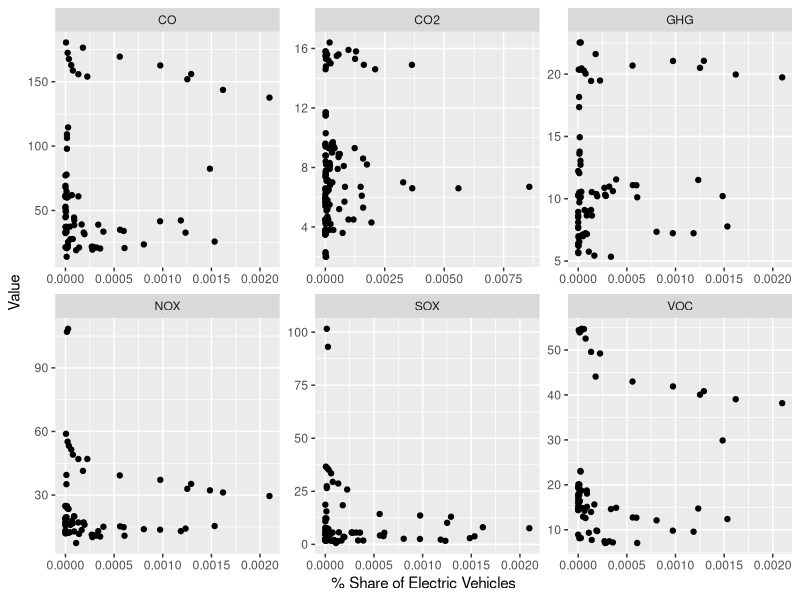
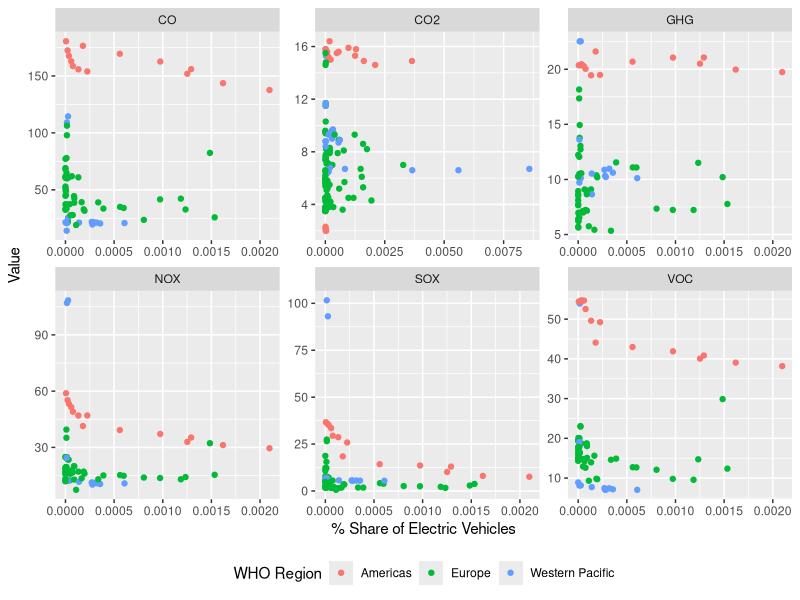
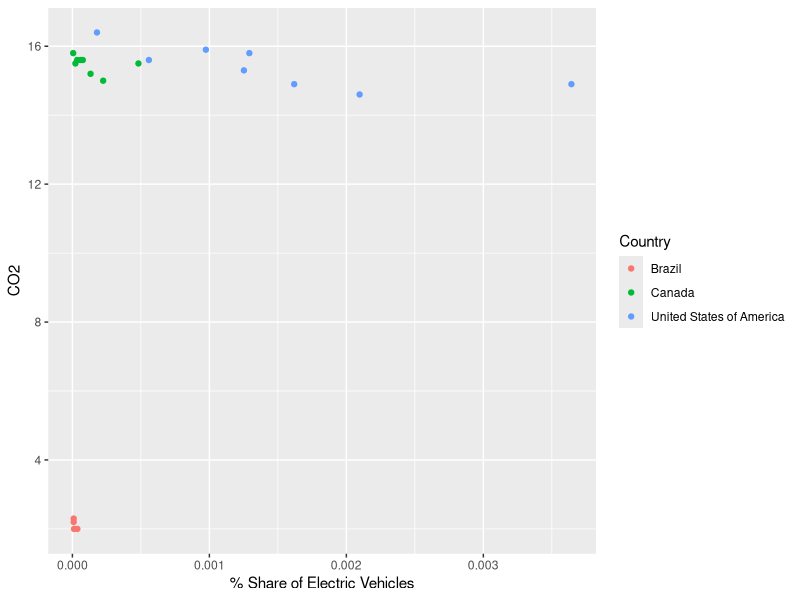
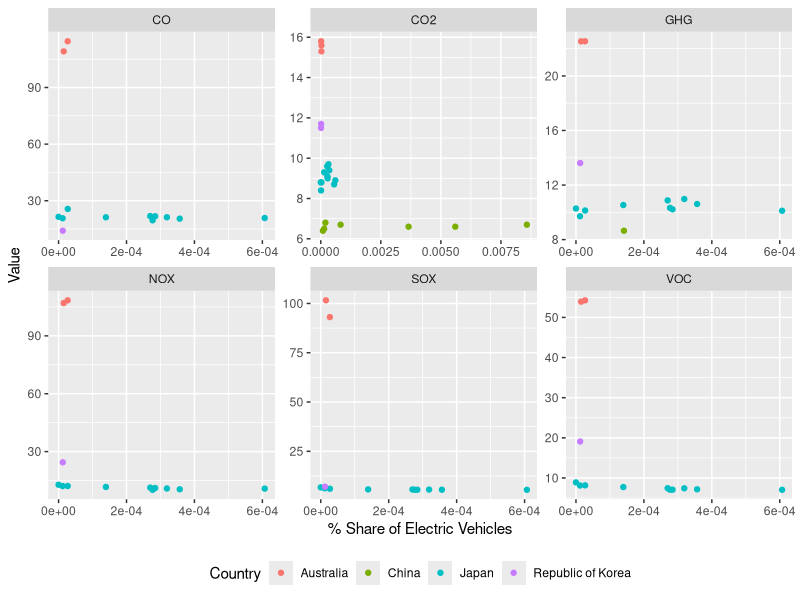
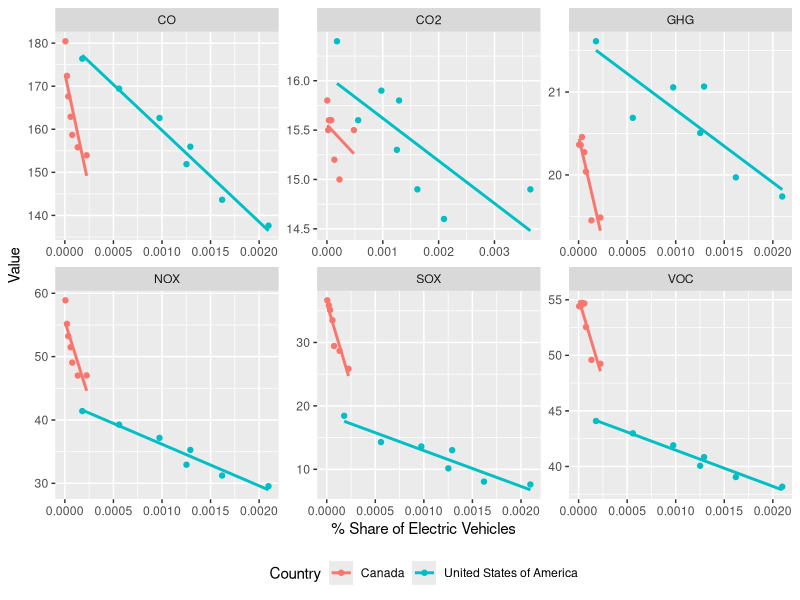
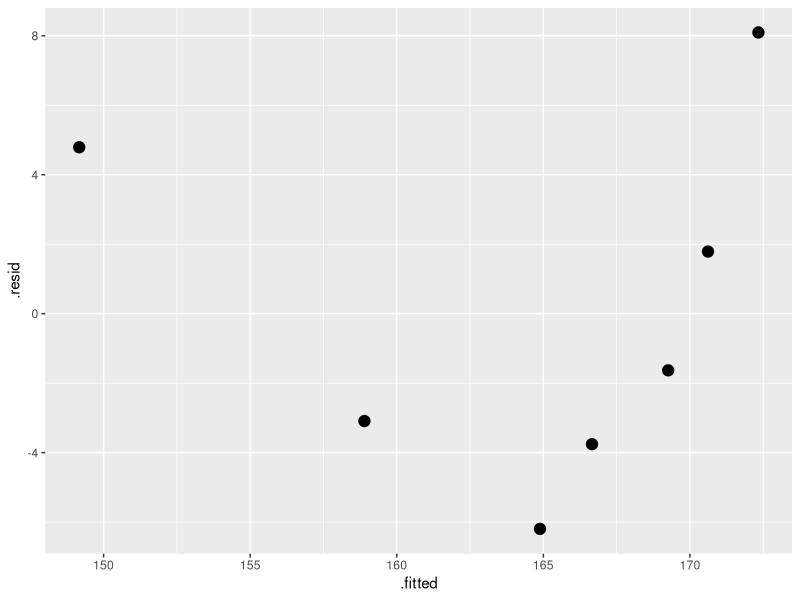
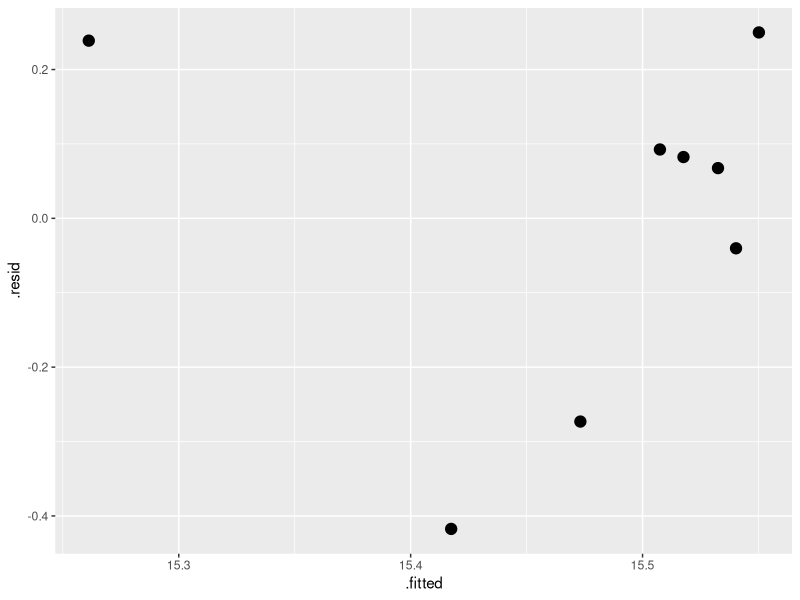
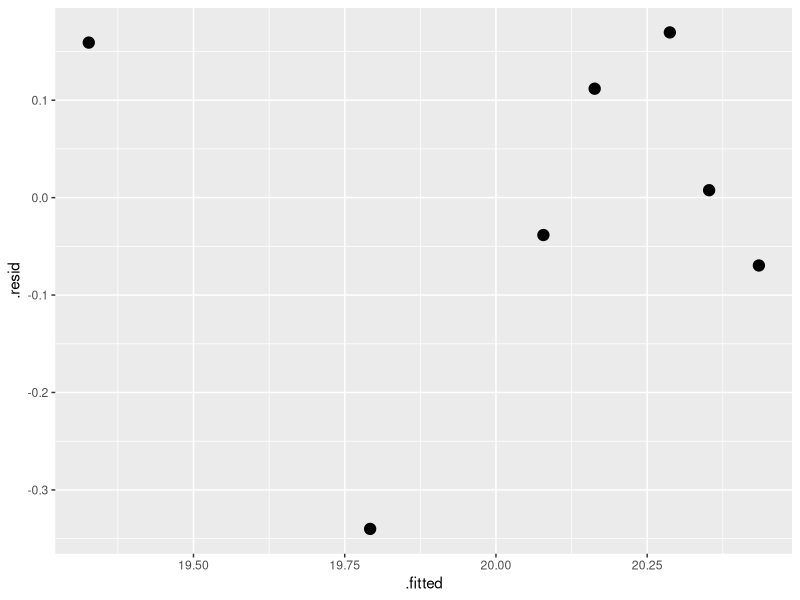

The R script that drew these images, in order:
## ---- chunk 1
knitr::opts_chunk$set(echo=F, warning = F, message = F)

library(knitr)
library(kableExtra)
library(tidyverse)
library(readxl)
library(ggrepel)

# Load the (cleaned) data and compute the % share of electric vehicles.
ALLdata_raw <- read_excel("DataPrep/ALLdata.xlsx")
ALLdata_raw %>% 
  mutate("%Electric"=100*Electric/sum(ifelse(is.na(Petrol),0,Petrol),
                                      ifelse(is.na(Diesel),0,Diesel),
                                      ifelse(is.na(Hybrid),0,Hybrid),
                                      ifelse(is.na(Electric),0,Electric),
                                      ifelse(is.na(`LPG+NaturalGas`),0,`LPG+NaturalGas`),
                                      ifelse(is.na(Other),0,Other)),
         "%Hybrid"=100*Hybrid/sum(ifelse(is.na(Petrol),0,Petrol),
                                  ifelse(is.na(Diesel),0,Diesel),
                                  ifelse(is.na(Hybrid),0,Hybrid),
                                  ifelse(is.na(Electric),0,Electric),
                                  ifelse(is.na(`LPG+NaturalGas`),0,`LPG+NaturalGas`),
                                  ifelse(is.na(Other),0,Other))) %>% 
  select(Country:Other,`%Electric`,`%Hybrid`,VehicleType:Value) ->
  ALLdata

# Dataframe of electric vehicles and pollution
ALLdata %>%
  select(-c(Sex:`Total_death rate (per 100 000 population)`)) %>%
  unique() %>% 
  filter(!is.na(Pollutant)) %>% 
  filter(!is.na(Value)) ->
  electricPoll

# Dataframe of electric vehicles and pollution for each region (both WHO and new)
electricPoll %>% 
  select(-Measure) %>% 
  pivot_wider(names_from = Pollutant,values_from = Value) -> electricPoll_wider

electricPoll_wider %>% filter(`Region`=="North America") -> electricPoll_NA
electricPoll_NA %>% filter(Country=="Canada") -> electricPoll_NA_CAN
electricPoll_NA %>% filter(Country=="United States of America") -> electricPoll_NA_US

electricPoll_wider %>% filter(`Region`=="East Asia") -> electricPoll_EA
electricPoll_EA %>% filter(Country=="China") -> electricPoll_EA_CHN
electricPoll_EA %>% filter(Country=="Japan") -> electricPoll_EA_JP

electricPoll_wider %>% filter(`Region`=="Northern Europe") -> electricPoll_NE
electricPoll_wider %>% filter(`Region`=="Western Europe") -> electricPoll_WE
remove(electricPoll_wider)

# Dataframe of electric vehicles and health
ALLdata %>%
  select(Country:`Total_death rate (per 100 000 population)`) %>%
  unique() %>% 
  filter(!is.na(Sex)) %>% 
  pivot_longer("Ischaemic heart disease_DALYs  (per 100 000 population)":"Total_death rate (per 100 000 population)",
               names_to="Disease_Measure", values_to="Value") %>% 
  separate(Disease_Measure,into=c("Disease","Measure"),sep="_") ->
  electricHlth

## ---- chunk 2
# Scatter plots of % share of electric vehicles against value of pollutant
ggplot(electricPoll,aes(x=`%Electric`,y=Value)) +
  geom_point() +
  facet_wrap(~Pollutant, scales="free") +
  labs(x="% Share of Electric Vehicles")

## ---- chunk 3
# Table of the countries classified by WHO region
kable(rbind(
  c("WHO Region", "Countries"),
  c("Americas", "Brazil, Canada, United States"),
  c("Western Pacific", "Australia, China, Japan, South Korea"),
  c("Europe", "27 European countries")),
  format="latex",
  caption = "Countries classified by WHO region") %>%
  kable_styling(latex_options = c("HOLD_position")) %>% 
  row_spec(0, bold = T, background = "#dceaf2")

## ---- chunk 4
# Scatter plots of % electric vehicles against value of pollutant with WHO regions labelled
ggplot(electricPoll,aes(x=`%Electric`,y=Value,colour=`WHO Region`)) +
  geom_point() +
  facet_wrap(~Pollutant, scales="free") +
  labs(x="% Share of Electric Vehicles") +
  scale_fill_continuous(guide = guide_legend()) +
  theme(legend.position="bottom")

## ---- chunk 5
# Dataframe for electric vehicles and pollution for the Americas WHO region
electricPoll %>% 
  select(-Measure) %>% 
  pivot_wider(names_from = Pollutant,values_from = Value) %>%
  filter(`WHO Region`=="Americas") ->
  electricPoll_A

# Scatter plot showing Brazil as an outlier in the Americas WHO region
ggplot(electricPoll_A,aes(x=`%Electric`,y=CO2,colour=Country)) +
  geom_point() +
  labs(x="% Share of Electric Vehicles")

## ---- chunk 6
# Dataframe for electric vehicles and pollution for the Western Pacific WHO region
electricPoll %>% filter(`WHO Region`=="Western Pacific") -> electricPoll_WP

# Scatter plot of the Western Pacific to check what country the outliers are from
ggplot(electricPoll_WP,aes(x=`%Electric`,y=Value,colour=`Country`)) +
  geom_point() +
  facet_wrap(~Pollutant, scales="free") +
  labs(x="% Share of Electric Vehicles") +
  scale_fill_continuous(guide = guide_legend()) +
  theme(legend.position="bottom")

## ---- chunk 7
# Table of the countries using the new classification
kable(rbind(
  c("Region", "Countries"),
  c("North America", "Canada, United States"),
  c("East Asia", "China, Japan"),
  c("Northern Europe", "Denmark, Estonia, Finland, Ireland, Latvia, Lithuania, Norway, Sweden, United Kingdom"),
  c("Southern Europe", "Croatia, Greece, Italy, Portugal, Slovenia, Spain"),
  c("Eastern Europe", "Czechia, Hungary, Poland, Romania, Slovakia"),
  c("Western Europe", "Austria, Belgium, Germany, Luxembourg, Netherlands, Switzerland")),
  format="latex",
  caption = "Reclassification of the countries") %>%
  kable_styling(latex_options = c("HOLD_position", "scale_down")) %>% 
  row_spec(0, bold = T, background = "#dceaf2")

## ---- chunk 8
# Dataframes for the new regions by category (North America, East Asia, Europe)
electricPoll %>%
  filter(Country=="Canada" | Country=="United States of America") -> electricPoll_America
electricPoll %>% 
  filter(Country=="China" | Country=="Japan") -> electricPoll_Asia
electricPoll %>% 
  filter(`WHO Region`=="Europe") -> electricPoll_Europe
electricPoll %>% 
  filter(`Region`=="Northern Europe") -> electricPoll_EuropeN
electricPoll %>% 
  filter(`Region`=="Western Europe") -> electricPoll_EuropeW

## ---- chunk 9
# Scatter plot for North America
ggplot(electricPoll_America,aes(x=`%Electric`,y=Value,colour=Country)) +
  geom_point() +
  geom_smooth(method="lm",se=F) +
  facet_wrap(~Pollutant, scales="free") +
  labs(x="% Share of Electric Vehicles") +
  scale_fill_continuous(guide = guide_legend()) +
  theme(legend.position="bottom")

## ---- chunk 10
# Linear regression models for Canada by pollutant
NA_CAN_CO_1 <- lm(CO~`%Electric`,electricPoll_NA_CAN)
NA_CAN_CO2_1 <- lm(CO2~`%Electric`,electricPoll_NA_CAN)
NA_CAN_GHG_1 <- lm(GHG~`%Electric`,electricPoll_NA_CAN)
NA_CAN_SOX_1 <- lm(SOX~`%Electric`,electricPoll_NA_CAN)
NA_CAN_NOX_1 <- lm(NOX~`%Electric`,electricPoll_NA_CAN)
NA_CAN_VOC_1 <- lm(VOC~`%Electric`,electricPoll_NA_CAN)

# Linear regression models for United States by pollutant
NA_US_CO_1 <- lm(CO~`%Electric`,electricPoll_NA_US)
NA_US_CO2_1 <- lm(CO2~`%Electric`,electricPoll_NA_US)
NA_US_GHG_1 <- lm(GHG~`%Electric`,electricPoll_NA_US)
NA_US_SOX_1 <- lm(SOX~`%Electric`,electricPoll_NA_US)
NA_US_NOX_1 <- lm(NOX~`%Electric`,electricPoll_NA_US)
NA_US_VOC_1 <- lm(VOC~`%Electric`,electricPoll_NA_US)

# All linear models for Canada and United States
NAlinearMods <- list(NA_CAN_CO_1,NA_CAN_CO2_1,NA_CAN_GHG_1,NA_CAN_SOX_1,NA_CAN_NOX_1,
                     NA_CAN_VOC_1,NA_US_CO_1,NA_US_CO2_1,NA_US_GHG_1,NA_US_SOX_1,
                     NA_US_NOX_1,NA_US_VOC_1)

## ---- chunk 11
# Function that creates summary columns (R^2 vals or coefficients)
# If `coef` is "R^2" then it will compute the R^2 values
# If `coef` is an int, it will compute the coefficients located at index `coef`
# `models` is a list of all the regression models to create summaries for 
extract_coefs <- function(coef, models, digits=2){
  summary_col <- c()
  if(coef=="R^2"){
    for(model in models){
      summary_col <- c(summary_col, round(summary(model)$r.squared,digits))
    }
  } else {
    for(model in models){
      summary_col <- c(summary_col, round(summary(model)$coefficients[coef],digits))
    }
  }
  return(summary_col)
}

## ---- chunk 12
# Table that summarizes Canada and United States linear models
NAlinearTable <- data.frame(
  Country = rep(c("Canada", "United States"),each=6),
  Pollutant = rep(c("CO","CO2","GHG","SOX","NOX","VOC"),2),
  Intercept = extract_coefs(1,NAlinearMods),
  "X-Coef" = extract_coefs(2,NAlinearMods),
  R.squared = extract_coefs("R^2",NAlinearMods)
)

kable(NAlinearTable,
  format="latex",
  caption = "Linear models for Canada and the United States for each pollutant") %>%
  kable_styling(latex_options = c("HOLD_position")) %>% 
  row_spec(0, bold = T, background = "#dceaf2")

## ---- chunk 13
# Residuals vs. fitted plots for Canada's linear models
ggplot(NA_CAN_CO_1,aes(y=.resid, x=.fitted))+geom_point(size=3.5)
ggplot(NA_CAN_CO2_1,aes(y=.resid, x=.fitted))+geom_point(size=3.5)
ggplot(NA_CAN_GHG_1,aes(y=.resid, x=.fitted))+geom_point(size=3.5)
ggplot(NA_CAN_SOX_1,aes(y=.resid, x=.fitted))+geom_point(size=3.5)
ggplot(NA_CAN_NOX_1,aes(y=.resid, x=.fitted))+geom_point(size=3.5)
ggplot(NA_CAN_VOC_1,aes(y=.resid, x=.fitted))+geom_point(size=3.5)

## ---- chunk 14
# Residuals vs. fitted plots for United States for US' linear models
ggplot(NA_US_CO_1,aes(y=.resid, x=.fitted))+geom_point(size=3.5)
ggplot(NA_US_CO2_1,aes(y=.resid, x=.fitted))+geom_point(size=3.5)
ggplot(NA_US_GHG_1,aes(y=.resid, x=.fitted))+geom_point(size=3.5)
ggplot(NA_US_SOX_1,aes(y=.resid, x=.fitted))+geom_point(size=3.5)
ggplot(NA_US_NOX_1,aes(y=.resid, x=.fitted))+geom_point(size=3.5)
ggplot(NA_US_VOC_1,aes(y=.resid, x=.fitted))+geom_point(size=3.5)

## ---- chunk 15
# Quadratic models for CO and NOX in Canada
NA_CAN_CO_2 <- lm(CO~`%Electric`+I(`%Electric`^2),electricPoll_NA_CAN)
NA_CAN_NOX_2 <- lm(NOX~`%Electric`+I(`%Electric`^2),electricPoll_NA_CAN)
NAquadraticMods <- list(NA_CAN_CO_2, NA_CAN_NOX_2)

## ---- chunk 16
# Table that summarizes Canada quadratic models
NAquadraticTable <- data.frame(
  Country = rep("Canada",each=2),
  Pollutant = c("CO","NOX"),
  Intercept = extract_coefs(1,NAquadraticMods),
  "X-Coef" = extract_coefs(2,NAquadraticMods),
  "X.squared-Coef" = extract_coefs(3,NAquadraticMods),
  R.squared = extract_coefs("R^2",NAquadraticMods)
)

kable(NAquadraticTable,
  format="latex",
  caption = "Quadratic models for Canada for CO and NOX") %>%
  kable_styling(latex_options = c("HOLD_position")) %>% 
  row_spec(0, bold = T, background = "#dceaf2")

## ---- chunk 17
# Residuals vs. fitted plots for Canada's quadratic models
ggplot(NA_CAN_CO_2,aes(y=.resid, x=.fitted))+geom_point(size=3.5)
ggplot(NA_CAN_NOX_2,aes(y=.resid, x=.fitted))+geom_point(size=3.5)

## ---- chunk 18
# Rational model for CO in Canada
NA_CAN_CO_3 <- lm(CO~`%Electric`+I(`%Electric`^(-1)),electricPoll_NA_CAN)
NArationalMod <- list(NA_CAN_CO_3)

## ---- chunk 19
# Table that summarizes Canada's rational model
NArationalTable <- data.frame(
  Country = c("Canada"),
  Pollutant = c("CO"),
  Intercept = extract_coefs(1,NArationalMod),
  "X-Coef" = extract_coefs(2,NArationalMod),
  "one.over.X-Coef" = extract_coefs(3,NArationalMod,7),
  R.squared = extract_coefs("R^2",NArationalMod)
)

kable(NArationalTable,
  format="latex",
  caption = "Rational model for Canada for CO") %>%
  kable_styling(latex_options = c("HOLD_position")) %>% 
  row_spec(0, bold = T, background = "#dceaf2")

## ---- chunk 20
# Residuals vs. fitted plots for Canada's rational model
ggplot(NA_CAN_CO_3,aes(y=.resid, x=.fitted))+geom_point(size=3.5)

## ---- chunk 21
# Dataframes for each country-pollutant combination that has a decent model for Canada and US
electricPoll_America %>%
  filter(Country=="Canada", Pollutant=="CO") -> electricPoll_CANCO
electricPoll_America %>% 
  filter(Country=="Canada", Pollutant=="NOX") -> electricPoll_CANNOX
electricPoll_America %>% 
  filter(Country=="United States of America", Pollutant=="CO") -> electricPoll_USCO
electricPoll_America %>% 
  filter(Country=="United States of America", Pollutant=="GHG") -> electricPoll_USGHG
electricPoll_America %>% 
  filter(Country=="United States of America", Pollutant=="SOX") -> electricPoll_USSOX
electricPoll_America %>% 
  filter(Country=="United States of America", Pollutant=="NOX") -> electricPoll_USNOX
electricPoll_America %>% 
  filter(Country=="United States of America", Pollutant=="VOC") -> electricPoll_USVOC

# Plot the final models for Canada and US on a scatter plot of the data
ggplot(electricPoll_CANCO,aes(x=`%Electric`,y=Value)) +
  geom_point(size=3.5) +
  labs(x="% Share of Electric Vehicles", y="CO (kilograms per capita)") +
  geom_line(data = NA_CAN_CO_3, aes(y = .fitted), colour="red")

ggplot(electricPoll_CANNOX,aes(x=`%Electric`,y=Value)) +
  geom_point(size=3.5) +
  labs(x="% Share of Electric Vehicles", y="NOX (kilograms per capita)") +
  geom_line(data = NA_CAN_NOX_2, aes(y = .fitted), colour="red")

ggplot(electricPoll_USCO,aes(x=`%Electric`,y=Value)) +
  geom_point(size=3.5) +
  labs(x="% Share of Electric Vehicles", y="CO (kilograms per capita)") +
  geom_line(data = NA_US_CO_1, aes(y = .fitted), colour="red")

ggplot(electricPoll_USGHG,aes(x=`%Electric`,y=Value)) +
  geom_point(size=3.5) +
  labs(x="% Share of Electric Vehicles", y="GHG (tonnes per capita)") +
  geom_line(data = NA_US_GHG_1, aes(y = .fitted), colour="red")

ggplot(electricPoll_USNOX,aes(x=`%Electric`,y=Value)) +
  geom_point(size=3.5) +
  labs(x="% Share of Electric Vehicles", y="NOX (kilograms per capita)") +
  geom_line(data = NA_US_NOX_1, aes(y = .fitted), colour="red")

ggplot(electricPoll_USSOX,aes(x=`%Electric`,y=Value)) +
  geom_point(size=3.5) +
  labs(x="% Share of Electric Vehicles", y="SOX (kilograms per capita)") +
  geom_line(data = NA_US_SOX_1, aes(y = .fitted), colour="red")

ggplot(electricPoll_USVOC,aes(x=`%Electric`,y=Value)) +
  geom_point(size=3.5) +
  labs(x="% Share of Electric Vehicles", y="VOC (kilograms per capita)") +
  geom_line(data = NA_US_VOC_1, aes(y = .fitted), colour="red")

## ---- chunk 22
# Scatter plot for East Asia
ggplot(electricPoll_Asia,aes(x=`%Electric`,y=Value, colour=Country)) +
  geom_point(size=1) +
  geom_smooth(method="lm",se=F) +
  facet_wrap(~Pollutant, scales="free") +
  labs(x="% Share of Electric Vehicles") +
  scale_fill_continuous(guide = guide_legend()) +
  theme(legend.position="bottom")

## ---- chunk 23
# Dataframe of electric vehicles and pollution for Japan
electricPoll_Asia %>% 
  select(-Measure) %>% 
  pivot_wider(names_from = Pollutant,values_from = Value) %>% 
  filter(Country=="Japan") ->
  electricPoll_Japan

# Scatter plot of CO2 in Japan
ggplot(electricPoll_Japan,aes(x=`%Electric`, y=CO2)) +
  geom_point(size=1) +
  geom_smooth(method="lm",se=F) +
  labs(x="% Share of Electric Vehicles")

## ---- chunk 24
# Dataframe with removed outlier for CO
electricPoll_EA_JP %>% filter(CO <= 24) -> electricPoll_EA_JP_noOutlier

# Regression models for China and Japan
EA_CHN_CO2_1 <- lm(CO2~`%Electric`,electricPoll_EA_CHN)
EA_JP_CO_1 <- lm(CO~`%Electric`,electricPoll_EA_JP_noOutlier)
EA_JP_CO2_1 <- lm(CO2~`%Electric`+I(`%Electric`^2),electricPoll_EA_JP)
EA_JP_GHG_1 <- lm(GHG~`%Electric`,electricPoll_EA_JP)
EA_JP_SOX_1 <- lm(SOX~`%Electric`,electricPoll_EA_JP)
EA_JP_NOX_1 <- lm(NOX~`%Electric`,electricPoll_EA_JP)
EA_JP_VOC_1 <- lm(VOC~`%Electric`,electricPoll_EA_JP)

# All models for China and Japan
EAmodels <- list(EA_CHN_CO2_1,EA_JP_CO_1,EA_JP_CO2_1,EA_JP_GHG_1,EA_JP_SOX_1,
                 EA_JP_NOX_1,EA_JP_VOC_1)

## ---- chunk 25
# Table that summarizes the models for China and Japan
EAmodelsTable <- data.frame(
  Country = c("China",rep(c("Japan"),6)),
  Pollutant = c("CO2", "CO", "CO2", "GHG", "SOX", "NOX", "VOC"),
  Intercept = extract_coefs(1,EAmodels),
  "X-Coef" = extract_coefs(2,EAmodels),
  "X.squared-Coef" = c(rep(c("N/A"),2),extract_coefs(3,list(EA_JP_CO2_1)),rep(c("N/A"),4)),
  R.squared = extract_coefs("R^2",EAmodels)
)

kable(EAmodelsTable,
  format="latex",
  caption = "Rational model for Canada for CO") %>%
  kable_styling(latex_options = c("HOLD_position")) %>% 
  row_spec(0, bold = T, background = "#dceaf2")

## ---- chunk 26
# Residuals vs. fitted plots for China and Japan's models
ggplot(EA_CHN_CO2_1,aes(y=.resid, x=.fitted))+geom_point(size=3.5)
ggplot(EA_JP_CO_1,aes(y=.resid, x=.fitted))+geom_point(size=3.5)
ggplot(EA_JP_CO2_1,aes(y=.resid, x=.fitted))+geom_point(size=3.5)
ggplot(EA_JP_GHG_1,aes(y=.resid, x=.fitted))+geom_point(size=3.5)
ggplot(EA_JP_SOX_1,aes(y=.resid, x=.fitted))+geom_point(size=3.5)
ggplot(EA_JP_NOX_1,aes(y=.resid, x=.fitted))+geom_point(size=3.5)
ggplot(EA_JP_VOC_1,aes(y=.resid, x=.fitted))+geom_point(size=3.5)

## ---- chunk 27
# Dataframes for the only decent model in Japan
electricPoll_Asia %>% filter(Country=="Japan", Pollutant=="CO2") -> electricPoll_JPCO2

# Plot the final model for Japan on a scatter plot of the data
ggplot(electricPoll_JPCO2,aes(x=`%Electric`,y=Value)) +
  geom_point(size=1) +
  labs(x="% Share of Electric Vehicles", y="CO2 (tonnes per capita)") +
  geom_line(data = EA_JP_CO2_1, aes(y = .fitted), colour="red")

## ---- chunk 28
# Scatter plot of Europe
ggplot(electricPoll_Europe,aes(x=`%Electric`,y=Value,colour=Region)) +
  geom_point(size=1) +
  geom_smooth(method="lm",se=F) +
  facet_wrap(~Pollutant, scales="free") +
  labs(x="% Share of Electric Vehicles") +
  scale_fill_continuous(guide = guide_legend()) +
  theme(legend.position="bottom")

## ---- chunk 29
# Scatter plot of Northern Europe
ggplot(electricPoll_EuropeN,aes(x=`%Electric`,y=Value,colour=Country)) +
  geom_point() +
  facet_wrap(~Pollutant, scales="free") +
  labs(x="% Share of Electric Vehicles") +
  scale_fill_continuous(guide = guide_legend()) +
  theme(legend.position="bottom")

## ---- chunk 30
# Scatter plot of Western Europe
ggplot(electricPoll_EuropeW,aes(x=`%Electric`,y=Value,colour=Country)) +
  geom_point() +
  facet_wrap(~Pollutant, scales="free") +
  labs(x="% Share of Electric Vehicles") +
  scale_fill_continuous(guide = guide_legend()) +
  theme(legend.position="bottom")

## ---- chunk 31
# Dataframe of health data for all diseases and both sexes
# Labels are also created for the upcoming graph
electricHlth %>%
  filter(Disease=="Total", Sex=="Both sexes") %>% 
  mutate(Label=ifelse(`%Electric`>0.0015 | Country=="Canada" |
                        (grepl("death", Measure, fixed = TRUE) & Value>84) |
                        (grepl("DALY", Measure, fixed = TRUE) & Value>1600),
                      Country, "")) ->
  electricHlth_Total

# Scatter plot of electric vehicles against DALYs and death rate
ggplot(electricHlth_Total,aes(x=`%Electric`,y=Value, colour=`WHO Region`, label=Label)) +
  geom_point(size=1) +
  geom_text_repel(size=3) +
  facet_wrap(~Measure, scales="free") +
  labs(x="% Share of Electric Vehicles") +
  scale_fill_continuous(guide = guide_legend()) +
  theme(legend.position = "bottom", legend.box = "vertical")
